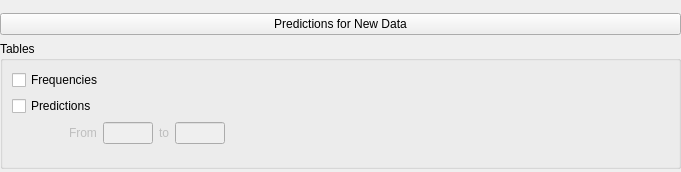
    <widget class="QWidget" name="widget_11" native="true">
     <layout class="QGridLayout" name="gridLayout_6">
      <property name="leftMargin">
       <number>0</number>
      </property>
      <property name="topMargin">
       <number>0</number>
      </property>
      <property name="rightMargin">
       <number>0</number>
      </property>
      <property name="bottomMargin">
       <number>0</number>
      </property>
      <property name="verticalSpacing">
       <number>0</number>
      </property>
      <item row="0" column="0">
       <widget class="QWidget" name="widget_10" native="true">
        <property name="sizePolicy">
         <sizepolicy hsizetype="Preferred" vsizetype="Preferred">
          <horstretch>0</horstretch>
          <verstretch>0</verstretch>
         </sizepolicy>
        </property>
        <layout class="QGridLayout" name="gridLayout_5">
         <property name="leftMargin">
          <number>0</number>
         </property>
         <property name="topMargin">
          <number>13</number>
         </property>
         <property name="rightMargin">
          <number>0</number>
         </property>
         <property name="bottomMargin">
          <number>3</number>
         </property>
         <item row="1" column="0">
          <widget class="ExpanderButton" name="expanderModel">
           <property name="sizePolicy">
            <sizepolicy hsizetype="Expanding" vsizetype="Preferred">
             <horstretch>0</horstretch>
             <verstretch>0</verstretch>
            </sizepolicy>
           </property>
           <property name="text">
            <string>Predictions for New Data</string>
           </property>
          </widget>
         </item>
         <item row="2" column="0">
          <widget class="BoundGroupBox" name="modelTerms">
           <property name="title">
            <string>Tables</string>
           </property>
           <layout class="QGridLayout" name="gridLayout_19">
            <item row="0" column="0" colspan="3">
             <widget class="BoundCheckBox" name="newFrequencies">
              <property name="text">
               <string>Frequencies</string>
              </property>
             </widget>
            </item>
            <item row="1" column="0" colspan="3">
             <widget class="BoundCheckBox" name="newPredictions">
              <property name="text">
               <string>Predictions</string>
              </property>
             </widget>
            </item>
            <item row="2" column="0">
             <spacer name="horizontalSpacer_11">
              <property name="orientation">
               <enum>Qt::Horizontal</enum>
              </property>
              <property name="sizeHint" stdset="0">
               <size>
                <width>42</width>
                <height>20</height>
               </size>
              </property>
             </spacer>
            </item>
            <item row="2" column="1">
             <widget class="QLabel" name="labelPredFrom">
              <property name="enabled">
               <bool>false</bool>
              </property>
              <property name="text">
               <string>From</string>
              </property>
             </widget>
            </item>
            <item row="2" column="2" colspan="2">
             <widget class="BoundTextBox" name="predFrom">
              <property name="enabled">
               <bool>false</bool>
              </property>
              <property name="maximumSize">
               <size>
                <width>50</width>
                <height>16777215</height>
               </size>
              </property>
             </widget>
            </item>
            <item row="2" column="4">
             <widget class="QLabel" name="labelPredTo">
              <property name="enabled">
               <bool>false</bool>
              </property>
              <property name="text">
               <string>to</string>
              </property>
             </widget>
            </item>
            <item row="2" column="5">
             <widget class="BoundTextBox" name="predTo">
              <property name="enabled">
               <bool>false</bool>
              </property>
              <property name="maximumSize">
               <size>
                <width>50</width>
                <height>16777215</height>
               </size>
              </property>
             </widget>
            </item>
            <item row="2" column="6">
             <spacer name="horizontalSpacer_12">
              <property name="orientation">
               <enum>Qt::Horizontal</enum>
              </property>
              <property name="sizeHint" stdset="0">
               <size>
                <width>444</width>
                <height>20</height>
               </size>
              </property>
             </spacer>
            </item>
            <item row="3" column="3">
             <spacer name="verticalSpacer_13">
              <property name="orientation">
               <enum>Qt::Vertical</enum>
              </property>
              <property name="sizeHint" stdset="0">
               <size>
                <width>20</width>
                <height>13</height>
               </size>
              </property>
             </spacer>
            </item>
           </layout>
          </widget>
         </item>
        </layout>
       </widget>
      </item>
     </layout>
    </widget>
